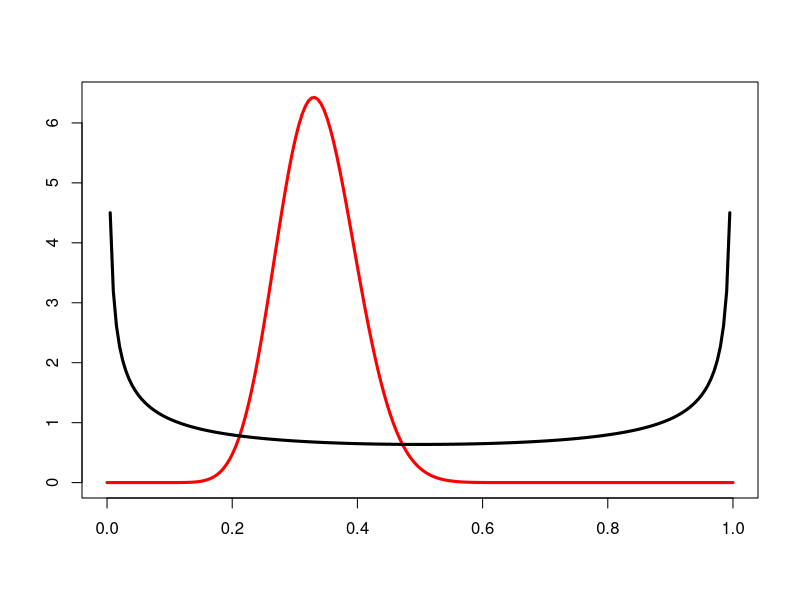
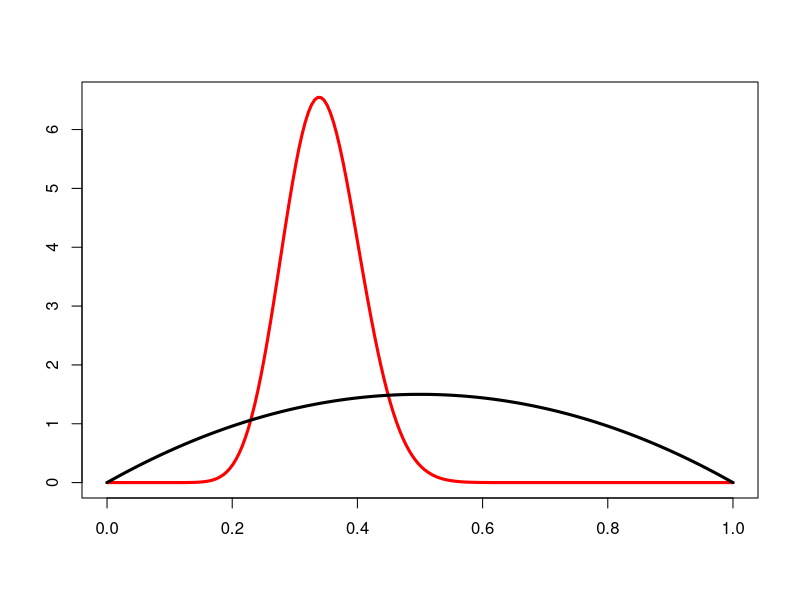
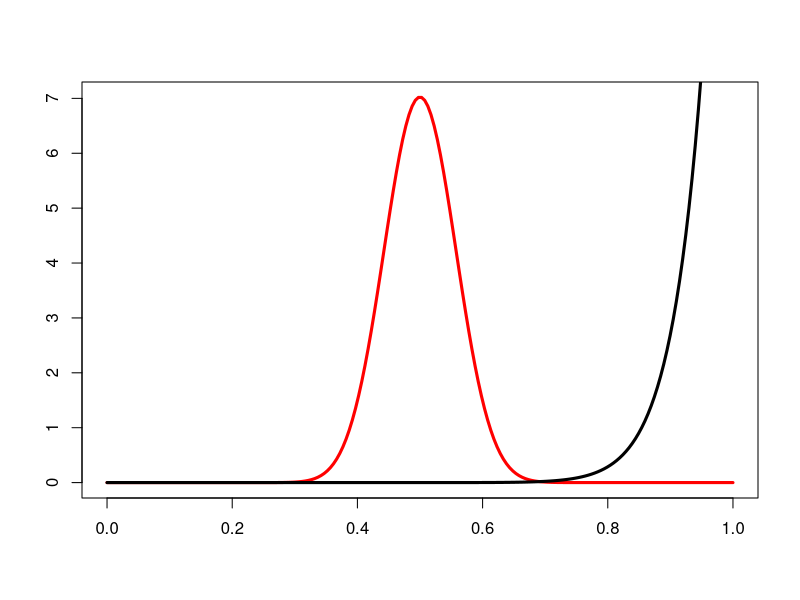

Source code (R) for these figures, in order: (Note: this script raises an error after producing the figures.)
## ---- chunk 1
knitr::opts_chunk$set(cache = FALSE, 
                      echo = TRUE, 
                      message = FALSE, 
                      warning = FALSE,
                      fig.height=6, 
                      fig.width = 1.777777*6,
                      tidy = FALSE, 
                      comment = NA, 
                      highlight = TRUE, 
                      prompt = FALSE, 
                      crop = TRUE,
                      comment = "#>",
                      collapse = TRUE)
knitr::opts_knit$set(width = 60)
library(tidyverse)
library(reshape2)
theme_set(theme_light(base_size = 16))
make_latex_decorator <- function(output, otherwise) {
  function() {
      if (knitr:::is_latex_output()) output else otherwise
  }
}
insert_pause <- make_latex_decorator(". . .", "\n")
insert_slide_break <- make_latex_decorator("----", "\n")
insert_inc_bullet <- make_latex_decorator("> *", "*")
insert_html_math <- make_latex_decorator("", "$$")
## ---- chunk 2
x <- seq(0, 1, length=200)
# distribution a posteriori beta
plot(x,dbeta(x, .5+19,.5+57-19),type='l',xlab='',ylab='',main='',lwd=3,col='red')
# distribution a priori uniforme
points(x,dbeta(x, .5, .5),type='l',lwd=3)
## ---- chunk 3
x <- seq(0, 1, length=200)
# distribution a posteriori beta
plot(x,dbeta(x, 2+19,2+57-19),type='l',xlab='',ylab='',main='',lwd=3,col='red')
# distribution a priori uniforme
points(x,dbeta(x, 2, 2),type='l',lwd=3)
## ---- chunk 4
x <- seq(0, 1, length=200)
# distribution a posteriori beta
plot(x,dbeta(x, 20+19,1+57-19),type='l',xlab='',ylab='',main='',lwd=3,col='red')
# distribution a priori uniforme
points(x,dbeta(x, 20, 1),type='l',lwd=3)
## ---- chunk 5
knitr::include_graphics('img/dipper.png')    
## ---- chunk 6
knitr::include_graphics('img/informativeprior.png')    
## ---- chunk 7
(a <- ( (1 - 0.57)/(0.073*0.073) - (1/0.57) )*0.57^2)
(b <- a * ( (1/0.57) - 1))
## ---- chunk 8
plot(density(plogis(rnorm(1000,0,10)), 
from = 0, to = 1), main='', xlab='survival')
## ---- chunk 9
plot(density(plogis(rnorm(1000,0,1.5)), 
from = 0, to = 1), main='', xlab='survival')
## ---- chunk 10
knitr::include_graphics('img/mee313407-fig-0002-m.jpg')    
## ---- chunk 11
naive_prior_logit <- rnorm(1000,0,10) # on logit scale
naive_prior <- plogis(naive_prior_logit) # on natural scale bw 0 and 1
hist(naive_prior)
## ---- chunk 12
prior_logit <- rnorm(1000,0,1.5) # on logit scale
prior <- plogis(prior_logit) # on natural scale bw 0 and 1
hist(prior)
